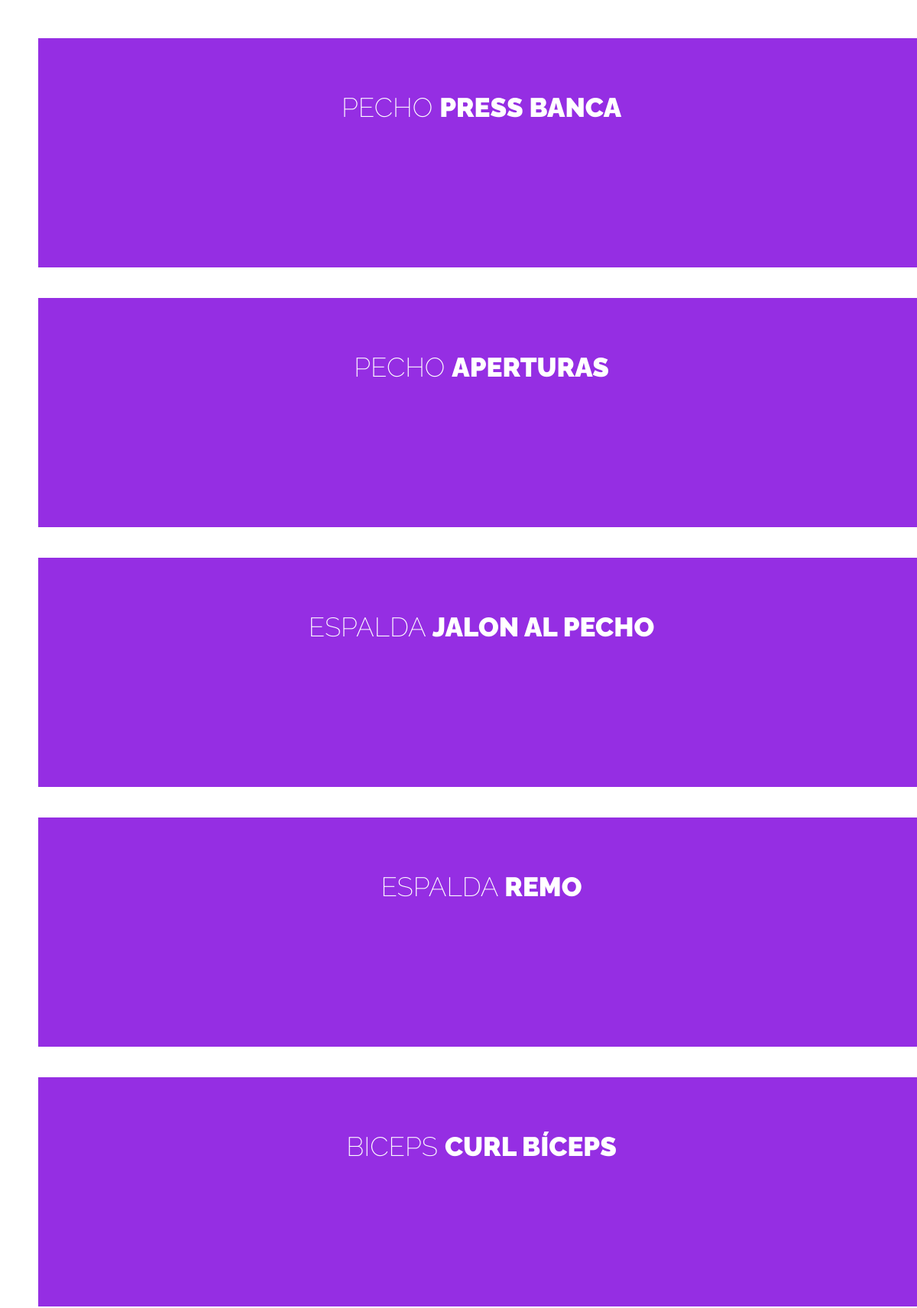
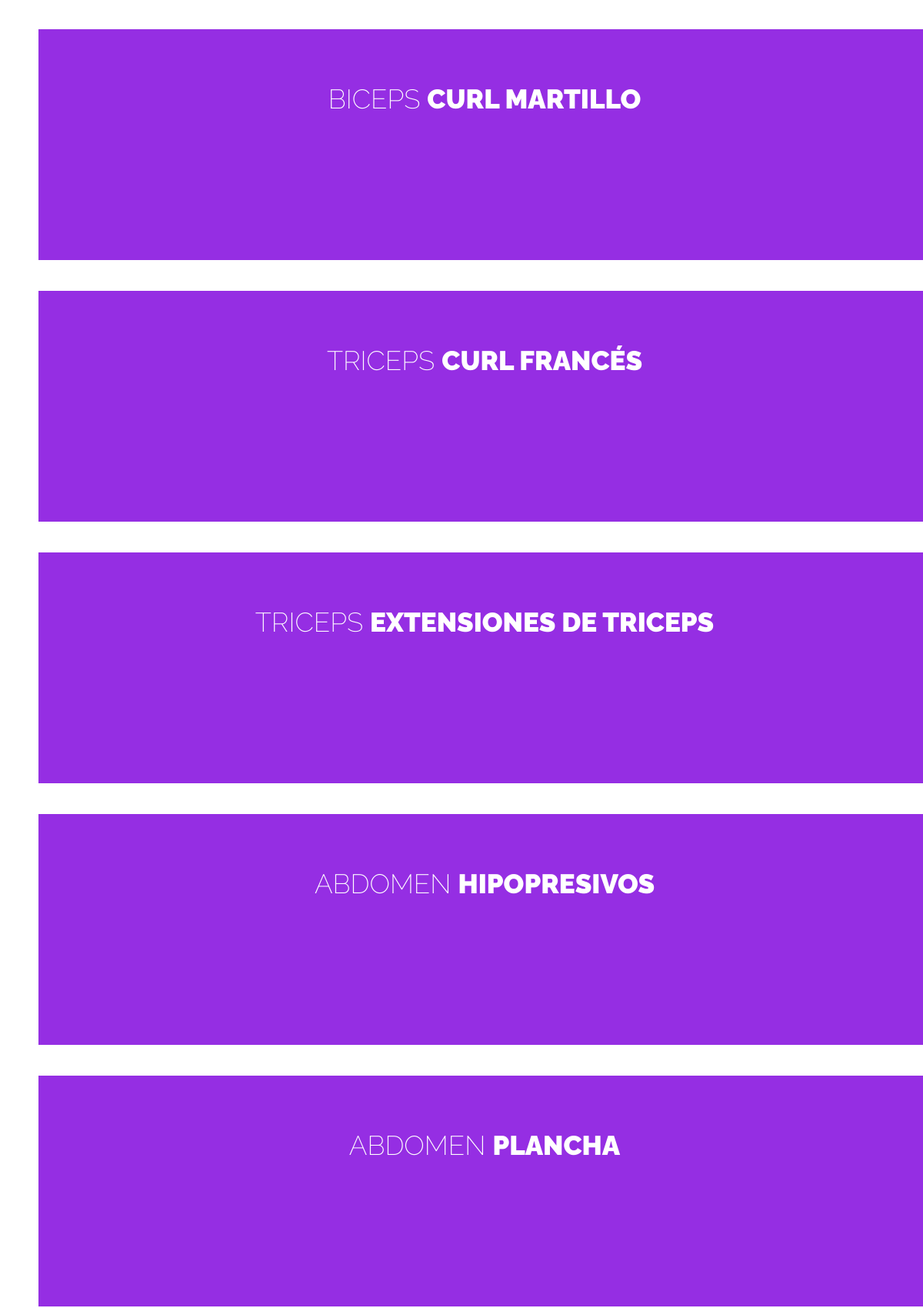
/assets/php/todoEjercicios.php (upper part), run on the app's committed database (2 pictures, top to bottom).
### tables this page shows
CREATE TABLE `ejercicios` (
  `ID_Ejercicio` int(11) NOT NULL,
  `Nombre_ejercicio` varchar(100) NOT NULL,
  `Descripcion` varchar(250) NOT NULL,
  `Grupo` varchar(100) DEFAULT NULL,
  `Logo` varchar(100) DEFAULT NULL
);

### assets/php/todoEjercicios.php (the view, shortened to what this page needs)
<!DOCTYPE html>
<html lang="en" dir="ltr">
  <head>
    <link rel="stylesheet" href="/assets/css/todoEjercicios.css">
    <link href="https://cdn.jsdelivr.net/npm/remixicon@2.5.0/fonts/remixicon.css" rel="stylesheet">
    <link rel="stylesheet" href="https://cdnjs.cloudflare.com/ajax/libs/font-awesome/5.14.0/css/all.min.css">
  </head>
  <body>
 <div class="container">
  <?php
  $database = conectar();
  $ejercicios = 'SELECT ID_Ejercicio,Nombre_ejercicio,Descripcion,Grupo,Logo FROM ejercicios';
  $consultaEjercicios = mysqli_query($database,$ejercicios);
  while($filaDatos = $consultaEjercicios -> fetch_assoc()){
    ?>
      <div class="image <?php echo $filaDatos["Logo"] ?>">
          <div class="details">
          <h2> <?php
            $matrizDatos = explode("-",$filaDatos["Nombre_ejercicio"]);
            echo($matrizDatos[0] . " ");
            ?><span><?php echo($matrizDatos[1])?></span></h2>
          </div>
        </div>
    <?php
  }
  ?>
    </div>
  </body>
</html>

### assets/css/todoEjercicios.css (style rules this page uses)
* { margin: 0; padding: 0; box-sizing: border-box; }
body { font-family: "Raleway", sans-serif; background: #ffffff; }
.container { margin: 30px; display: flex; flex-direction: row; flex-wrap: wrap; width: 100%; justify-content: center; }
.image { background-color: rgb(149, 46, 227); position: relative; flex: 1; min-width: 500px; height: 300px; margin: 20px; overflow: hidden; }
.image .details { z-index: 1; position: absolute; top: 0; right: 0; color: #fff; width: 100%; height: 100%; }
.image .details h2 { text-align: center; font-size: 35px; text-transform: uppercase; font-weight: 200; margin-top: 70px; transition: 0.4s; transition-property: transform; }
.image .details h2 span { font-weight: 900; }
@media (max-width: 1200px) { .image { flex: 100%; justify-content: center; } }

### data on the page
ejercicios: Nombre_ejercicio "PECHO", Nombre_ejercicio "PRESS BANCA"
ejercicios: Nombre_ejercicio "PECHO", Nombre_ejercicio "APERTURAS"
ejercicios: Nombre_ejercicio "ESPALDA", Nombre_ejercicio "JALON AL PECHO"
ejercicios: Nombre_ejercicio "ESPALDA", Nombre_ejercicio "REMO"
ejercicios: Nombre_ejercicio "BICEPS", Nombre_ejercicio "CURL BÍCEPS"
ejercicios: Nombre_ejercicio "BICEPS", Nombre_ejercicio "CURL MARTILLO"
ejercicios: Nombre_ejercicio "TRICEPS", Nombre_ejercicio "CURL FRANCÉS"
ejercicios: Nombre_ejercicio "TRICEPS", Nombre_ejercicio "EXTENSIONES DE TRICEPS"
ejercicios: Nombre_ejercicio "ABDOMEN", Nombre_ejercicio "HIPOPRESIVOS"
ejercicios: Nombre_ejercicio "ABDOMEN", Nombre_ejercicio "PLANCHA"
